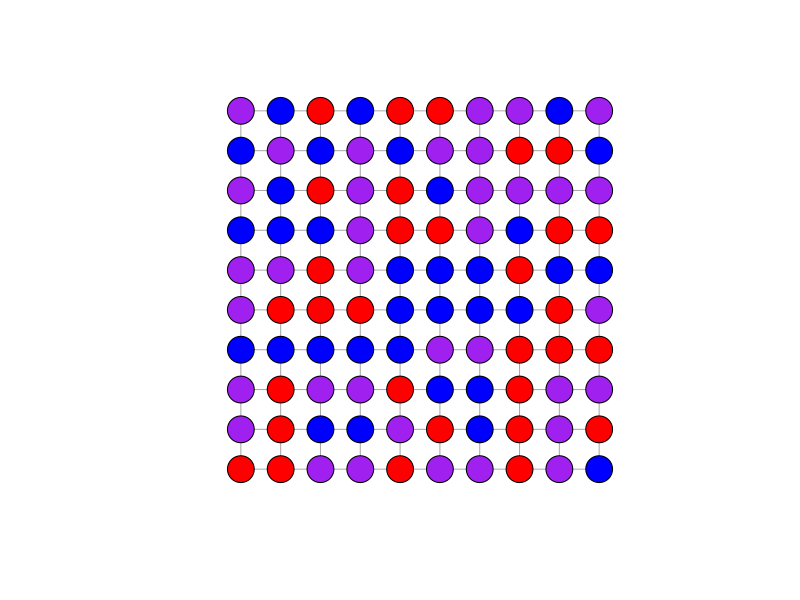
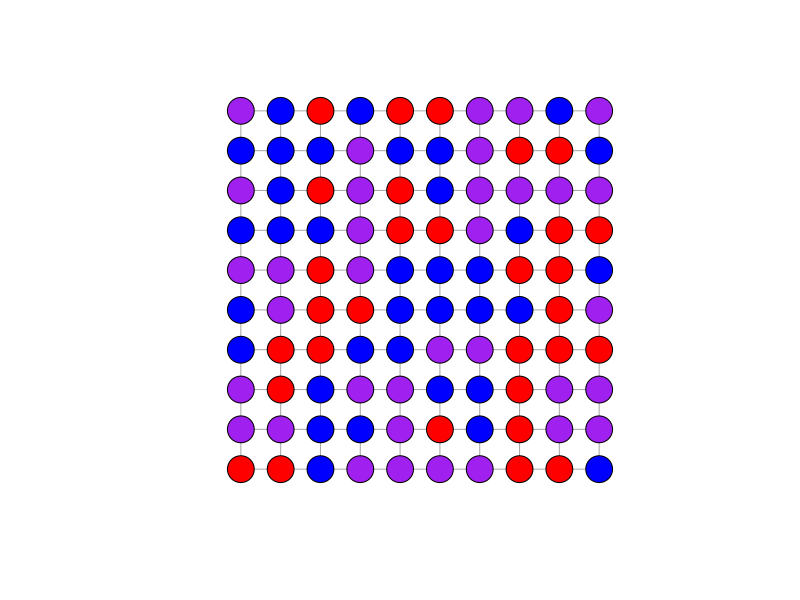
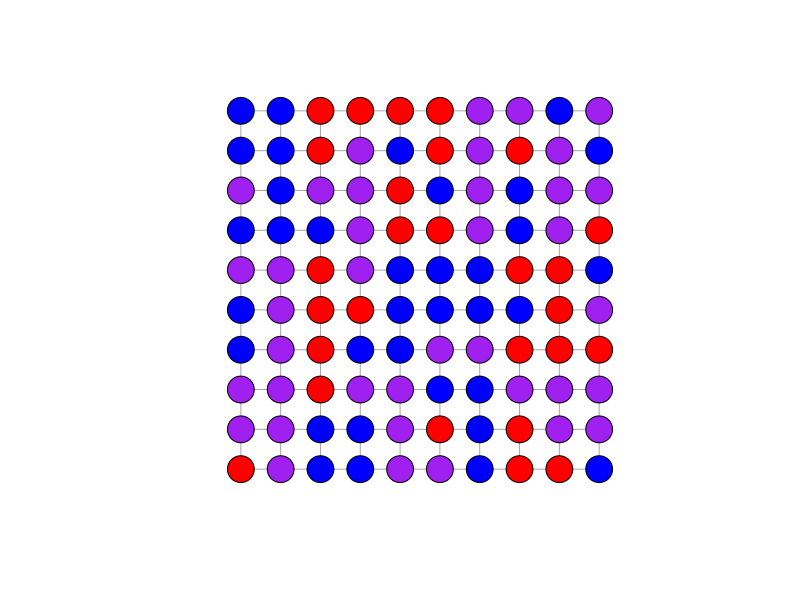
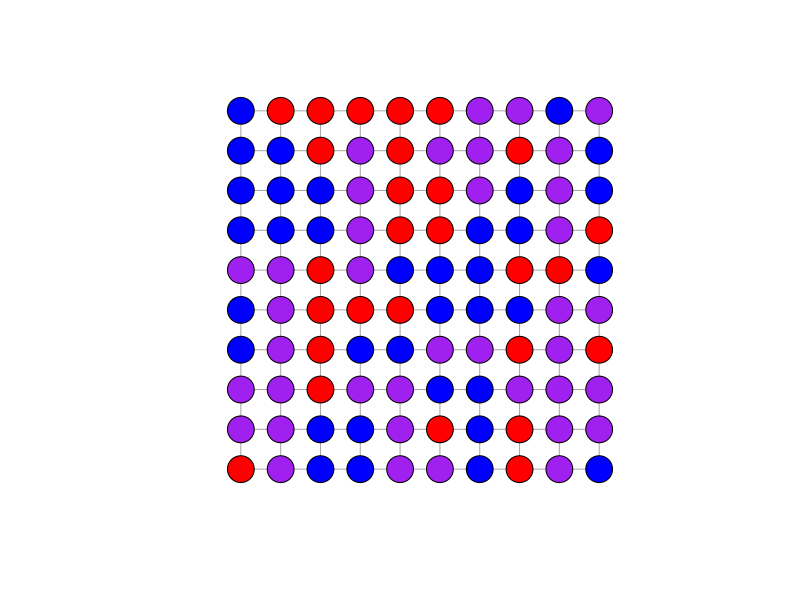
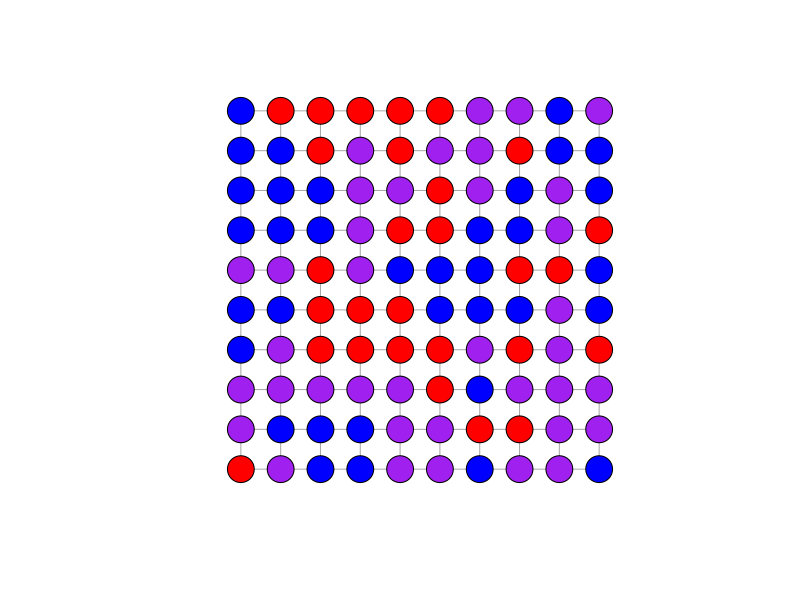
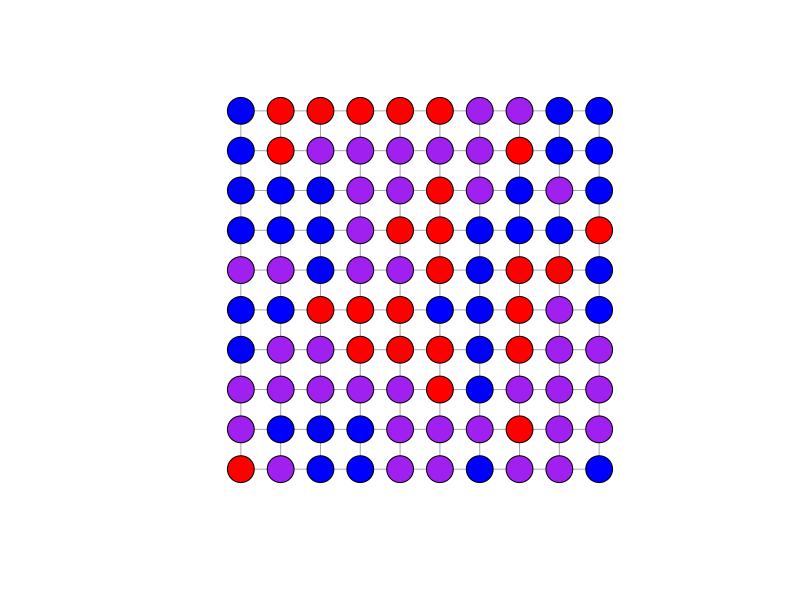
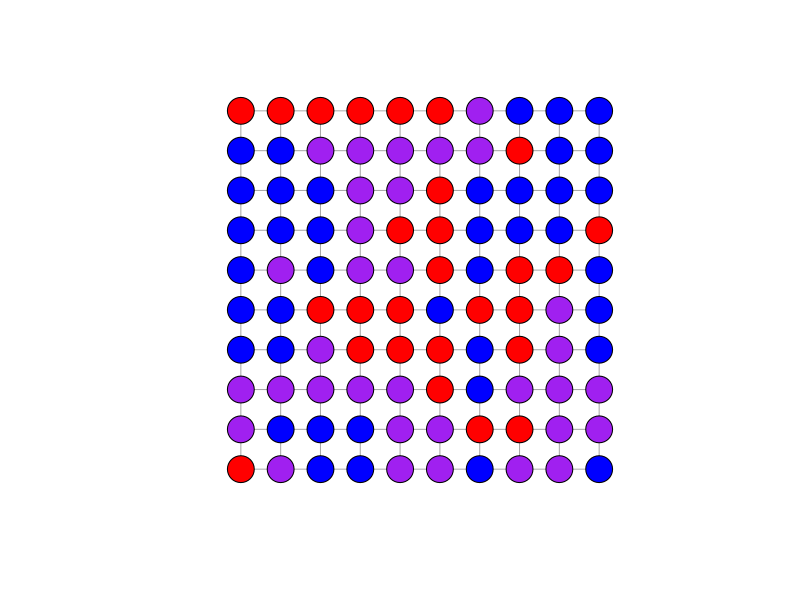
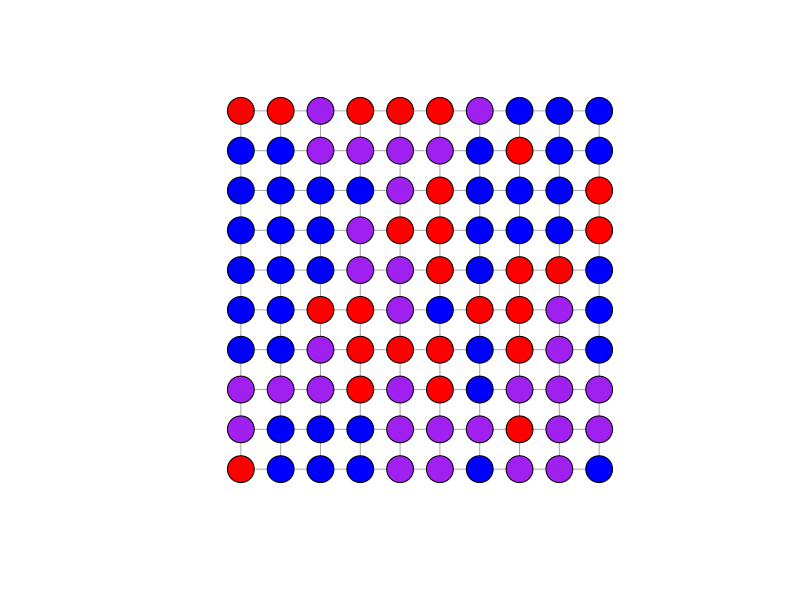

Recreate these plots in R, in order.
## ---- chunk 1
# RMarkdown
knitr::opts_chunk$set(echo = TRUE)

# Packages
library(igraph)
library(reshape2)
library(ggplot2)
## ---- chunk 2
# Define function to simulate simple game 
simple_RPS <- function(n_rounds){
  
  # Define size of the lattice
  side_length <- 10 
  
  # Create an empty data.frame to store strategy frequencies
  strat_freq <- data.frame()
  
  # Create a lattice network using the igraph package
  l <- graph.lattice(length = side_length, dim = 2)
  
  # Every individual (vertices) chooses a strategy at random
  V(l)$weapon <- sample(c(1:3), size = length(V(l)), replace = T)
  
  # Colour the different options
  V(l)[weapon==1]$color <- "purple" # Paper
  V(l)[weapon==2]$color <- "blue" # Scissors (sapphire)
  V(l)[weapon==3]$color <- "red" # Rock
  
  # Initial arrangement: 
  plot(l,
       layout = as.matrix(expand.grid(1:side_length, 1:side_length)),
       vertex.label=NA)
  
  # Simulate n rounds
  for(t in 1:n_rounds){
    
    # Pick a random agent
    from <- as.numeric(sample(V(l), 1))
    # Find its neighbours
    nei <- neighbors(l, v = from, mode = 'all')
    
    # If there is only one weapon type left, then stop simulation 
    if(length(unique(V(l)$weapon))==1) {
      stop(paste(unique(V(l)$weapon),
                 'has won the game after',
                 t,
                 'rounds!'))
      } else {
        # If there are multiple weapon types then choose 1 of agent's neighbours
        to <- sample(nei, 1)
        from_to <- c(from, to)
        
        # Find both their weapon types
        w <- as.numeric(V(l)$weapon[from_to])
        
        # If both weapons are equal, nothing happens:
        if(w[1]==w[2]) {} else{
          
          # If one chooses Rock and the other Paper, Paper wins:
          if(max(w) == 3 && min(w) == 1) {
            V(l)$weapon[from_to[w==3]] <- "1" 
            }
          else{
            # For the two other cases, the better weapon wins:
            V(l)$weapon[from_to[w == min(w)]] <- V(l)$weapon[from_to[w == max(w)]]
            }
          }
        }
    
    # Record the frequency of each strategy for each round
    strat_freq <- rbind(strat_freq,
                        c(sum(V(l)$"weapon" == "1"),
                          sum(V(l)$"weapon" == "2"),
                          sum(V(l)$"weapon" == "3")))
    
    # Plot the lattice network every 25th round
    if(t %% 25 == 0){
      V(l)[weapon==1]$color <- "purple" # Paper
      V(l)[weapon==2]$color <- "blue" # Scissors
      V(l)[weapon==3]$color <- "red" # Rock
      
      plot(l,
           layout = as.matrix(expand.grid(1:side_length, 1:side_length)),
           vertex.label=NA)
      }
    }

# Viz changes over time 
names(strat_freq) <- c("Paper", "Scissors", "Rock")
s <- melt(strat_freq)
s$time <- 1:nrow(strat_freq)

ggplot(s, aes(x = time, y = value, col = variable)) + 
  geom_line() + 
  scale_y_continuous("Frequency") +
  scale_x_continuous("Time") +
  scale_color_discrete("Strategy") +
  theme_minimal() +
  theme(axis.title.y = element_text(angle = 0, vjust = 0.5))
}
## ---- chunk 3
# Play for 1000 rounds
simple_RPS(n_rounds = 1000)
